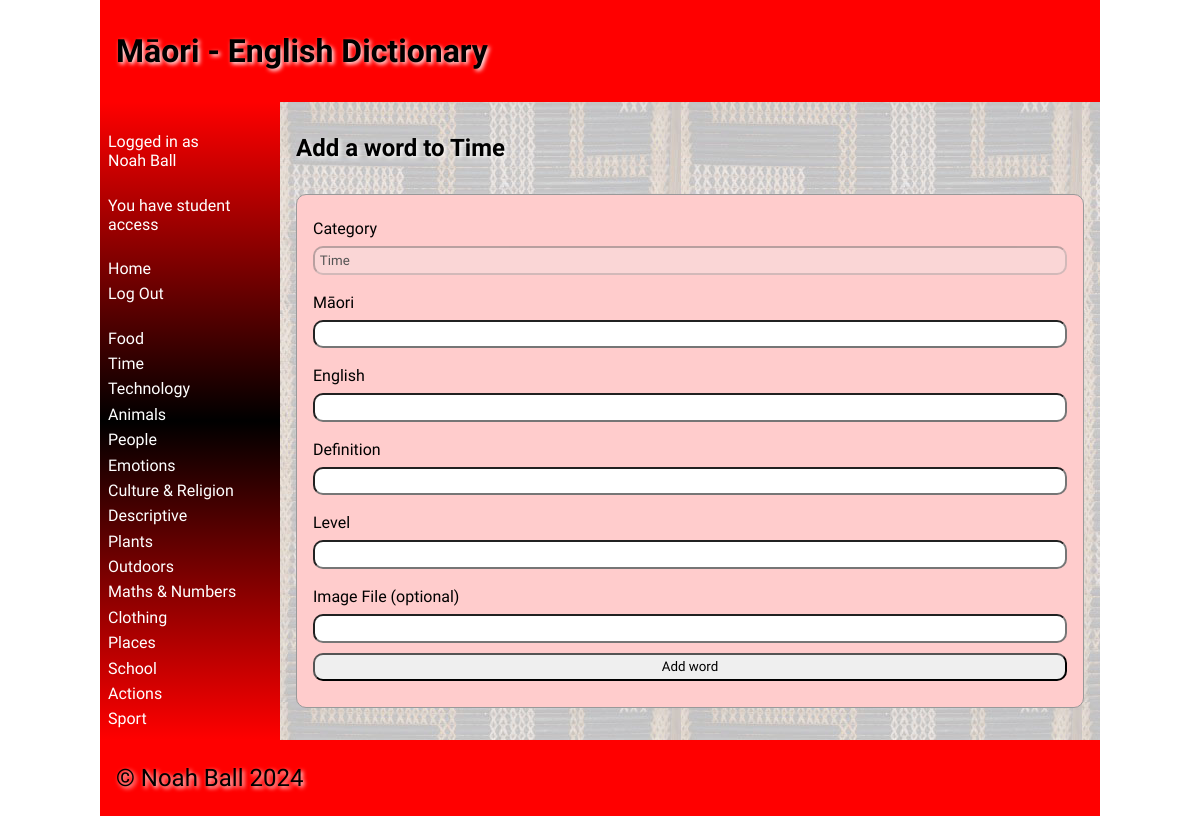
/add-word/2 (signed in), run on the app's committed database.
### tables this page shows
CREATE TABLE category
(
    id   integer
        constraint category_pk
            primary key autoincrement,
    name varchar(35)
);

### routes/pages.py (the view, shortened to what this page needs)
def add_word_page(cat_id):
    if not helpers.user_authenticated():  # Check if the user is logged in
        return redirect('/login')  # If not, redirect to the login page
    try:
        cat_id = int(cat_id)
    except ValueError:
        return redirect('/?error=Category+ID+is+invalid.')
    categories = helpers.get_categories()  # Retrieve all categories from the database
    cat_name = helpers.cat_id_to_name(cat_id, categories)  # Check if the category id provided is valid and grab the category name
    if cat_name is None:  # If the category id is invalid
        return redirect('/?error=Category+not+found')  # Redirect to the home page with an error message
    return render_template('add_word.html', cat_id=cat_id, cat_name=cat_name, error=request.args.get("error"), categories=categories)

### lib/db.py (called while the page is built)
def create_connection(db_file):
    try:  # Try/except block to handle exceptions
        connection = sqlite3.connect(db_file)  # Create a connection to the database
        return connection  # Return the connection
    except sqlite3.Error as e:
        print(e)  # Print the error (if one is caught)
    return None

### lib/helpers.py (called while the page is built)
def get_categories():
    query = "SELECT id, name FROM category"
    conn = db.create_connection(globals.DATABASE_FILE)
    cur = conn.cursor()
    cur.execute(query)
    categories = cur.fetchall()
    conn.close()
    return categories

def user_authenticated():
    return 'user_id' in session

def cat_id_to_name(cat_id: int, categories: tuple):
    for i in range(len(categories)): # For each category
        if categories[i][0] == cat_id: # If the category ID matches
            return categories[i][1] # Return the category name
    return "Unknown" # If the category ID is not found, return "Unknown".

### templates/add_word.html (shortened to what this page needs)
{% extends 'base.html' %}
{% block heading %}Māori - English Dictionary{% endblock %}
{% block main %}
    <h2>Add a word to {{ cat_name }}</h2>
    <form action="/add-word/{{ cat_id }}" method="post">
    <div class="dataForm">
        <p>Category</p>
        <input type="text" id="category_display" name="category_display" value="{{ cat_name }}" required disabled>
        <p>Māori</p>
        <input type="text" id="maori" name="maori" required>
        <p>English</p>
        <input type="text" id="english" name="english" required>
        <p>Definition</p>
        <input type="text" id="definition" name="definition" required>
        <p>Level</p>
        <input type="text" id="level" name="level" required>
        <p>Image File (optional)</p>
        <input type="text" id="filename" name="filename">
        <input type="submit" value="Add word">
    </div>
    </form>
{% endblock %}

### templates/base.html (shortened to what this page needs)
<!doctype html>
<html lang="en">
<head>
    <link href="{{ url_for('static', filename='css/style.css') }}" rel="stylesheet">
</head>
<body>
<div id="container">
    <header>
        <h1>{% block heading %}{% endblock %}</h1>
    </header>
    <nav>
        <ul>
            {% if session["username"] %}
                <li><a>Logged in as<br>{{ session["name"] }}</a></li>
                <br>
                {% if session["user_type"] == 1 %}
                    <li><a>You have student access</a></li>
                {% elif session["user_type"] == 2 %}
                    <li><a>You have teacher access</a></li>
                    <br>
                    <li><a href="/add-category">Add Category</a></li>
                {% endif %}
                <br>
                <li><a href="/">Home</a></li>
            {% endif %}
            {% if not session["user_id"] %}
                <li><a href="/login">Log In</a></li>
                <li><a href="/signup">Sign Up</a></li>
            {% else %}
                <li><a href="/logout">Log Out</a></li>
            {% endif %}
            <br>
            {% for category in categories %}
                <li><a href="/category/{{ category[0] }}">{{ category[1] }}</a></li>
            {% endfor %}
        </ul>
    </nav>
    <main>
        {% block main %}{% endblock %}
    </main>
    <footer>
        <p>
            &copy; Noah Ball 2024
        </p>
    </footer>
</div>
</body>
</html>

### static/css/style.css (style rules this page uses)
* { font-family: Comfortaa, sans-serif; margin: 0; padding: 0; box-sizing: border-box; }
#container { display: grid; grid-template-columns: 75px auto; grid-template-areas: 'nav header' 'main main' 'footer footer'; }
header { grid-area: header; background-color: #f00; padding: 1rem; }
nav { grid-area: nav; }
main { grid-area: main; padding: 1rem; background-color: #edd; }
h1, h2, h3, h4 { padding: 1rem 0; font-family: 'Suez One', serif; color: #000; text-shadow: 2px 2px 4px #fff; }
p { padding: 0.5rem 0; }
a { color: #222; }
.dataForm { margin: 1rem 0; border: 1px solid #999; padding: 1rem; background-color: #fcc; border-radius: 10px; }
.dataForm input, textarea { width: 100%; border-radius: 10px; padding: 0.3rem; margin-bottom: 10px; }
footer { grid-area: footer; padding: 1rem; background-color: #f00; }
footer p { color: #000; text-shadow: 2px 2px 4px #fff; font-size: 1.5rem; }
@media only screen and (min-width: 768px) { #container { grid-template-columns: 180px auto; grid-template-areas: 'header header' 'nav main' 'footer footer'; } }
@media only screen and (min-width: 768px) { nav { background: linear-gradient(180deg, rgba(255,0,0,1) 0%, rgba(0, 0, 0, 1) 50%, rgba(255,0,0,1) 100%); padding: 0.5rem; } }
@media only screen and (min-width: 768px) { nav ul { list-style: none; } }
@media only screen and (min-width: 768px) { nav li { padding: 0.2rem 0; } }
@media only screen and (min-width: 768px) { nav a { color: #fff; text-decoration: none; } }
@media only screen and (min-width: 768px) { main { background-image: url('/poutama.jpg'); } }
@media only screen and (min-width: 1000px) { #container { width: 1000px; margin: auto; } }

### data on the page
category: name "Food"
category: name "Time", category_display "Time"
category: name "Technology"
category: name "Animals"
category: name "People"
category: name "Emotions"
category: name "Culture & Religion"
category: name "Descriptive"
category: name "Plants"
category: name "Outdoors"
category: name "Maths & Numbers"
category: name "Clothing"
category: name "Places"
category: name "School"
category: name "Actions"
category: name "Sport"

### other printed values
{{ session["name"] }} "Noah Ball"
